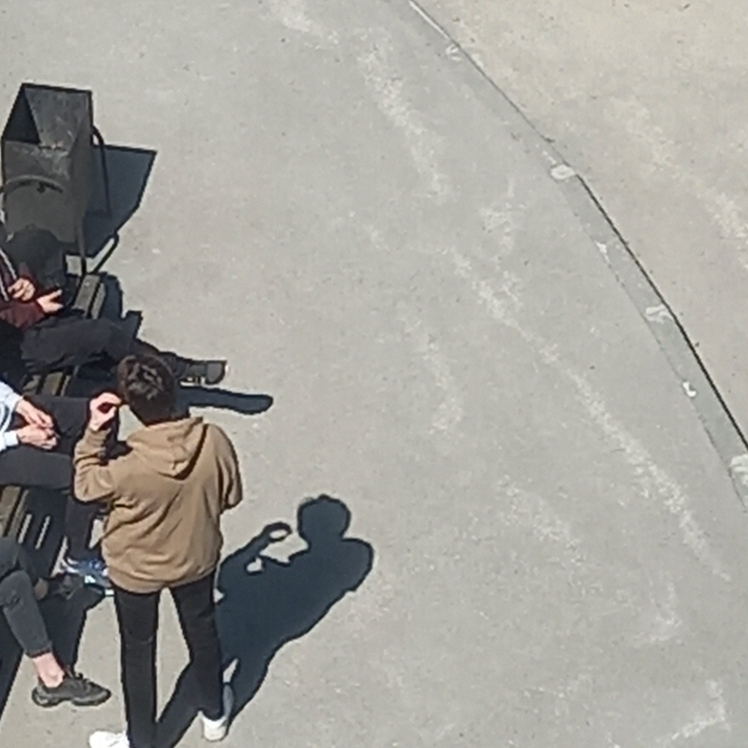
#> input picture img/1/173.png, 1496 x 1496 px (shown at 1/2 size); its folder holds only this picture in this run
$ python svm_train.py   (older library calls are emulated)
#> lines starting #> are read from the running program, lines starting #| are printed output that depends on the picture
### HOG.py
import cv2
import numpy as np
import math
import matplotlib.pyplot as plt
import joblib,glob,os
from sklearn import metrics
from sklearn.metrics import classification_report
from sklearn.svm import LinearSVC
from sklearn.model_selection import train_test_split
from sklearn import svm
from sklearn.preprocessing import LabelEncoder
from matplotlib import pyplot as plt


class Hog_descriptor():
    def __init__(self, img, cell_size=16, bin_size=8):
        self.img = img
        self.img = np.sqrt(img / float(np.max(img)))
        self.img = self.img * 255
        self.cell_size = cell_size
        self.bin_size = bin_size
        self.angle_unit = 360 / self.bin_size
        assert type(self.bin_size) == int, "bin_size should be integer,"
        assert type(self.cell_size) == int, "cell_size should be integer,"


    def extract(self):
        height, width = self.img.shape
        gradient_magnitude, gradient_angle = self.global_gradient()
        gradient_magnitude = abs(gradient_magnitude)
        cell_gradient_vector = np.zeros((int(height / self.cell_size), int(width / self.cell_size), self.bin_size))
        for i in range(cell_gradient_vector.shape[0]):
            for j in range(cell_gradient_vector.shape[1]):
                cell_magnitude = gradient_magnitude[i * self.cell_size:(i + 1) * self.cell_size,
                                 j * self.cell_size:(j + 1) * self.cell_size]
                cell_angle = gradient_angle[i * self.cell_size:(i + 1) * self.cell_size,
                             j * self.cell_size:(j + 1) * self.cell_size]
                cell_gradient_vector[i][j] = self.cell_gradient(cell_magnitude, cell_angle)

        hog_image = self.render_gradient(np.zeros([height, width]), cell_gradient_vector)
        hog_vector = []
        for i in range(cell_gradient_vector.shape[0] - 1):
            for j in range(cell_gradient_vector.shape[1] - 1):
                block_vector = []
                block_vector.extend(cell_gradient_vector[i][j])
                block_vector.extend(cell_gradient_vector[i][j + 1])
                block_vector.extend(cell_gradient_vector[i + 1][j])
                block_vector.extend(cell_gradient_vector[i + 1][j + 1])
                mag = lambda vector: math.sqrt(sum(i ** 2 for i in vector))
                magnitude = mag(block_vector)
                if magnitude != 0:
                    normalize = lambda block_vector, magnitude: [element / magnitude for element in block_vector]
                    block_vector = normalize(block_vector, magnitude)
                hog_vector.append(block_vector)
        return hog_vector, hog_image

    def global_gradient(self):
        gradient_values_x = cv2.Sobel(self.img, cv2.CV_64F, 1, 0, ksize=5)
        gradient_values_y = cv2.Sobel(self.img, cv2.CV_64F, 0, 1, ksize=5)
        gradient_magnitude = cv2.addWeighted(gradient_values_x, 0.5, gradient_values_y, 0.5, 0)
        gradient_angle = cv2.phase(gradient_values_x, gradient_values_y, angleInDegrees=True)
        return gradient_magnitude, gradient_angle

    def cell_gradient(self, cell_magnitude, cell_angle):
        orientation_centers = [0] * self.bin_size
        for i in range(cell_magnitude.shape[0]):
            for j in range(cell_magnitude.shape[1]):
                gradient_strength = cell_magnitude[i][j]
                gradient_angle = cell_angle[i][j]
                min_angle, max_angle, mod = self.get_closest_bins(gradient_angle)
                orientation_centers[min_angle] += (gradient_strength * (1 - (mod / self.angle_unit)))
                orientation_centers[max_angle] += (gradient_strength * (mod / self.angle_unit))
        return orientation_centers

    def get_closest_bins(self, gradient_angle):
        idx = int(gradient_angle / self.angle_unit)
        mod = gradient_angle % self.angle_unit
        if idx == self.bin_size:
            return idx - 1, (idx) % self.bin_size, mod
        return idx, (idx + 1) % self.bin_size, mod

    def render_gradient(self, image, cell_gradient):
        cell_width = self.cell_size / 2
        max_mag = np.array(cell_gradient).max()
        for x in range(cell_gradient.shape[0]):
            for y in range(cell_gradient.shape[1]):
                cell_grad = cell_gradient[x][y]
                cell_grad /= max_mag
                angle = 0
                angle_gap = self.angle_unit
                for magnitude in cell_grad:
                    angle_radian = math.radians(angle)
                    x1 = int(x * self.cell_size + magnitude * cell_width * math.cos(angle_radian))
                    y1 = int(y * self.cell_size + magnitude * cell_width * math.sin(angle_radian))
                    x2 = int(x * self.cell_size - magnitude * cell_width * math.cos(angle_radian))
                    y2 = int(y * self.cell_size - magnitude * cell_width * math.sin(angle_radian))
                    cv2.line(image, (y1, x1), (y2, x2), int(255 * math.sqrt(magnitude)))
                    angle += angle_gap
        return image

### svm_train.py
from HOG import *
import cv2
import numpy as np
import math
import matplotlib.pyplot as plt
import glob,os
from sklearn import metrics
from sklearn.metrics import classification_report
from sklearn.svm import LinearSVC
from sklearn.model_selection import train_test_split
from sklearn import svm
from sklearn.preprocessing import LabelEncoder
from matplotlib import pyplot as plt


X = []
Y = []

pos_im_path = 'C:/Users/user/OneDrive/Desktop/HOG/img/1'
neg_im_path = 'C:/Users/user/OneDrive/Desktop/HOG/img/0'

# Load the positive features
for filename in glob.glob(os.path.join(pos_im_path,"*.png")):
    img = cv2.imread(filename, cv2.IMREAD_GRAYSCALE)
#> img: shape (1496, 1496); min 0, max 255, mean 161.1
    img = cv2.resize(img,(64,128))
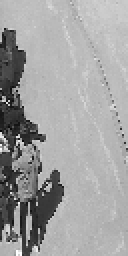
#> img: shape (128, 64) (shown 2 times larger); min 6, max 254, mean 161
    hog = Hog_descriptor(img, cell_size=16, bin_size=9)
#> in __init__, `self.img = np.sqrt(img / float(np.max(img)))`:
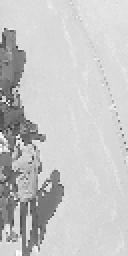
#> self.img: shape (128, 64) float64 (shown 2 times larger); min 0.154, max 1, mean 0.781
    vector, image = hog.extract()
#> in global_gradient, `gradient_values_x = cv2.Sobel(self.img, cv2.CV_64F, 1, 0, ksize=5)`:
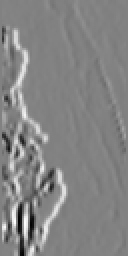
#> gradient_values_x: shape (128, 64) float64 (shown 2 times larger); min -5942.4, max 5744.3, mean 133.6; drawn with min black and max white
#> in global_gradient, `gradient_values_y = cv2.Sobel(self.img, cv2.CV_64F, 0, 1, ksize=5)`:
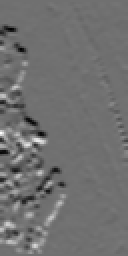
#> gradient_values_y: shape (128, 64) float64 (shown 2 times larger); min -4665.1, max 5884.9, mean -11.1; drawn with min black and max white
#> in global_gradient, `gradient_angle = cv2.phase(gradient_values_x, gradient_values_y, angle..`:
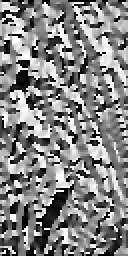
#> gradient_angle: shape (128, 64) float64 (shown 2 times larger); min 0, max 359.9, mean 187.6; drawn with min black and max white
#> in extract, `gradient_magnitude = abs(gradient_magnitude)`:
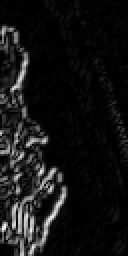
#> gradient_magnitude: shape (128, 64) float64 (shown 2 times larger); min 5.68e-14, max 3719.5, mean 302.4; drawn with min black and max white
#> after the loop in render_gradient, `for x in range(cell_gradient.shape[0]):`:
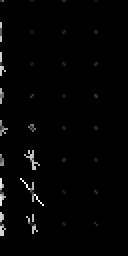
#> image: shape (128, 64) float64 (shown 2 times larger); min 0, max 255, mean 3.9
    X.append(vector)
    Y.append(1)

# Load the negative features
for filename in glob.glob(os.path.join(neg_im_path,"*.png")):
    img = cv2.imread(filename, cv2.IMREAD_GRAYSCALE)
    img = cv2.resize(img,(64,128))
    hog = Hog_descriptor(img, cell_size=16, bin_size=9)
    vector, image = hog.extract()
    X.append(vector)
    Y.append(0)

X = np.float32(X)
X = X.reshape(len(X), -1)
Y = np.array(Y)

#split train/test set
#> (the run stopped early here; a loop or call above may not have finished)

$ run again, on img/1/288.png
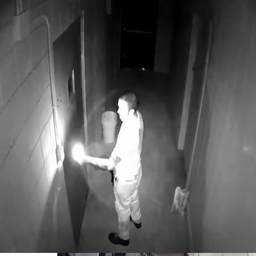
#> input picture img/1/288.png, 256 x 256 px
#> in global_gradient, `gradient_angle = cv2.phase(gradient_values_x, gradient_values_y, angle..`:
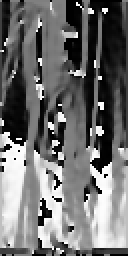
#> gradient_angle: shape (128, 64) float64 (shown 2 times larger); min 0, max 360, mean 157.7; drawn with min black and max white
#> after the loop in render_gradient, `for x in range(cell_gradient.shape[0]):`:
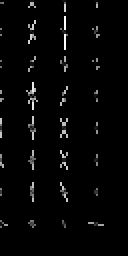
#> image: shape (128, 64) float64 (shown 2 times larger); min 0, max 255, mean 5.8

$ run again, on img/1/365.png
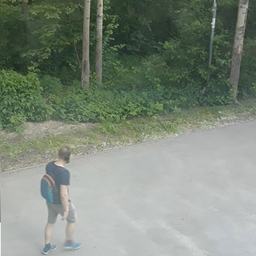
#> input picture img/1/365.png, 256 x 256 px
#> in global_gradient, `gradient_angle = cv2.phase(gradient_values_x, gradient_values_y, angle..`:
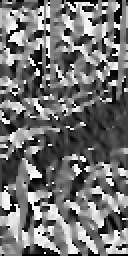
#> gradient_angle: shape (128, 64) float64 (shown 2 times larger); min 0, max 360, mean 162.7; drawn with min black and max white
#> after the loop in render_gradient, `for x in range(cell_gradient.shape[0]):`:
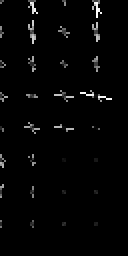
#> image: shape (128, 64) float64 (shown 2 times larger); min 0, max 255, mean 4.9

$ run again, on img/1/378.png
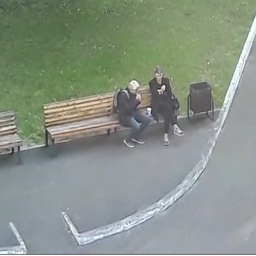
#> input picture img/1/378.png, 256 x 256 px
#> after the loop in render_gradient, `for x in range(cell_gradient.shape[0]):`:
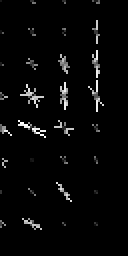
#> image: shape (128, 64) float64 (shown 2 times larger); min 0, max 255, mean 7.2
